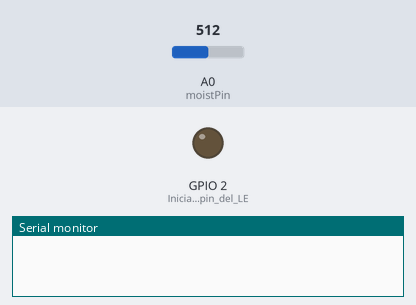
This sketch was run on a simulated ESP8266 (Wemos D1 mini). Parts: output pins drawn as LEDs (lit = HIGH), the last lines printed to the serial monitor. The test bench sets the inputs (shaded band); at power-on: A0 (moistPin) = 512. WiFi joins after 1.5 s; servers stay silent unless stated; the local clock reads 2024-03-15 10:24:30 at power-on unless the sketch sets it.

Above: at 0.1 s.
At 1.9 s:
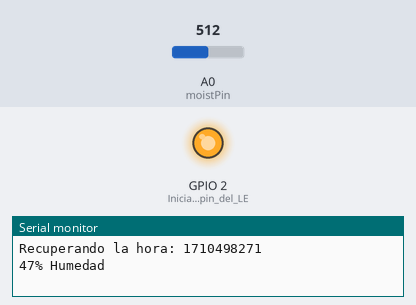
Timing chart, 0 to 3.4 s (numbered marks = the images above):
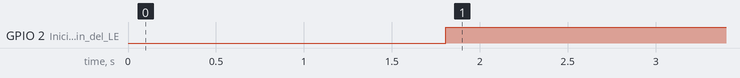

Measured:
- by itself, GPIO 2 (Inicializar_el_pin_del_LE): LOW → HIGH at 1.8 s

The sketch:

greennito-wifi-bot.ino
```cpp
/*******************************************************************
    Un bot de Telegram que te envía un mensaje cuando el ESP se inicia

    Este sketch utiliza WiFiManager para la configuración de WiFi de forma dinámica.
    Después de cargar el sketch, busca y conéctate a la red WiFi 'AutoConnectAP'.
    Abre un navegador y completa la configuración WiFi.

    Partes:
    D1 Mini ESP8266 * - http://s.click.aliexpress.com/e/uzFUnIe
    (o cualquier placa ESP8266)

      = Afiliado

    Si encuentras útil lo que hago y te gustaría apoyarme,
    por favor considera convertirte en patrocinador en Github
    https://github.com/sponsors/witnessmenow/

    Escrito por Brian Lough
    YouTube: https://www.youtube.com/brianlough
    Tindie: https://www.tindie.com/stores/brianlough/
    Twitter: https://twitter.com/witnessmenow

    Optimizado y comentado en español por Nito
 *******************************************************************/

#include <ESP8266WiFi.h>
#include <WiFiManager.h> // Librería WiFiManager
#include <WiFiClientSecure.h>
#include <UniversalTelegramBot.h>
#include <ArduinoJson.h>

// Token del bot de Telegram (obtenido de Botfather)
#define BOT_TOKEN "7232676749:AAF_2nxG2fgiEXRYMtMc7kC3dcPA3P8KhdA"
// ID de chat de Telegram para enviar mensajes
#define CHAT_ID "18620566"

// Inicialización de certificados y cliente seguro
X509List cert(TELEGRAM_CERTIFICATE_ROOT);
WiFiClientSecure secured_client;
UniversalTelegramBot bot(BOT_TOKEN, secured_client);

const int moistPin = A0; // Pin para el sensor de humedad del suelo
int lastSoilSensor = -1; // Última lectura del sensor de humedad del suelo
const int threshold = 5; // Cambio mínimo en el valor del sensor para enviar un nuevo mensaje

unsigned long previousMillis = 0; // Almacena la última vez que se realizó una lectura del sensor
const long interval = 1000; // Intervalo para comprobar el sensor (1 segundo)

void setup() {
  Serial.begin(115200);
  Serial.println();

  // Configuración de WiFi utilizando WiFiManager
  WiFiManager wifiManager;
  wifiManager.autoConnect("AutoConnectAP");

  Serial.print("Conectado a la red WiFi. Dirección IP: ");
  Serial.println(WiFi.localIP());

  secured_client.setTrustAnchors(&cert); // Agregar certificado raíz para api.telegram.org

  // Obtener la hora de NTP
  Serial.print("Recuperando la hora: ");
  configTime(0, 0, "pool.ntp.org"); // obtener la hora UTC vía NTP
  time_t now = time(nullptr);
  while (now < 24 * 3600) {
    Serial.print(".");
    delay(100);
    now = time(nullptr);
  }
  Serial.println(now);

  pinMode(LED_BUILTIN, OUTPUT); // Inicializar el pin del LED integrado como salida
  bot.sendMessage(CHAT_ID, "Bot iniciado", "");
}

// Función para enviar la lectura de humedad del suelo
void sendSoilMoistureReading() {
  int soilSensor = map(analogRead(moistPin), 693, 315, 0, 100);
  String response = "La humedad del suelo es " + String(soilSensor) + "%";
  bot.sendMessage(CHAT_ID, response, "");
}

// Función para manejar nuevos mensajes de Telegram
void handleNewMessages(int numNewMessages) {
  for (int i = 0; i < numNewMessages; i++) {
    String chat_id = String(bot.messages[i].chat_id);
    String text = bot.messages[i].text;

    if (text.equals("/humedad")) {
      sendSoilMoistureReading();
    } else {
      bot.sendMessage(chat_id, "Comando inválido. Usa /humedad", "");
    }
  }
}

void loop() {
  unsigned long currentMillis = millis();

  // Leer y mapear el valor del sensor de humedad del suelo
  if (currentMillis - previousMillis >= interval) {
    previousMillis = currentMillis;

    int soilSensor = map(analogRead(moistPin), 693, 315, 0, 100);

    Serial.print(soilSensor);
    Serial.println("% Humedad");

    // Comprobar si hay un cambio significativo en el nivel de humedad del suelo
    if (abs(soilSensor - lastSoilSensor) >= threshold) {
      if (soilSensor < 50) {
        digitalWrite(LED_BUILTIN, HIGH); // Encender el LED si la humedad es inferior al 50%
        bot.sendMessage(CHAT_ID, "Falta agua!!", "");
      } else {
        digitalWrite(LED_BUILTIN, LOW); // Apagar el LED si la humedad es superior o igual al 50%
        bot.sendMessage(CHAT_ID, "Humedad normal", "");
      }
      lastSoilSensor = soilSensor;
    }
  }

  // Manejar nuevos mensajes de Telegram
  int numNewMessages = bot.getUpdates(bot.last_message_received + 1);
  while (numNewMessages) {
    handleNewMessages(numNewMessages);
    numNewMessages = bot.getUpdates(bot.last_message_received + 1);
  }
}
```
